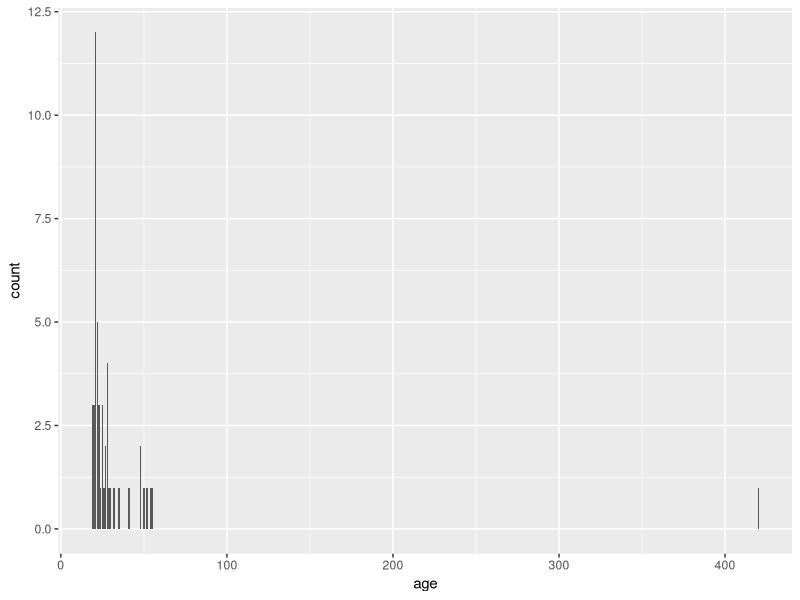
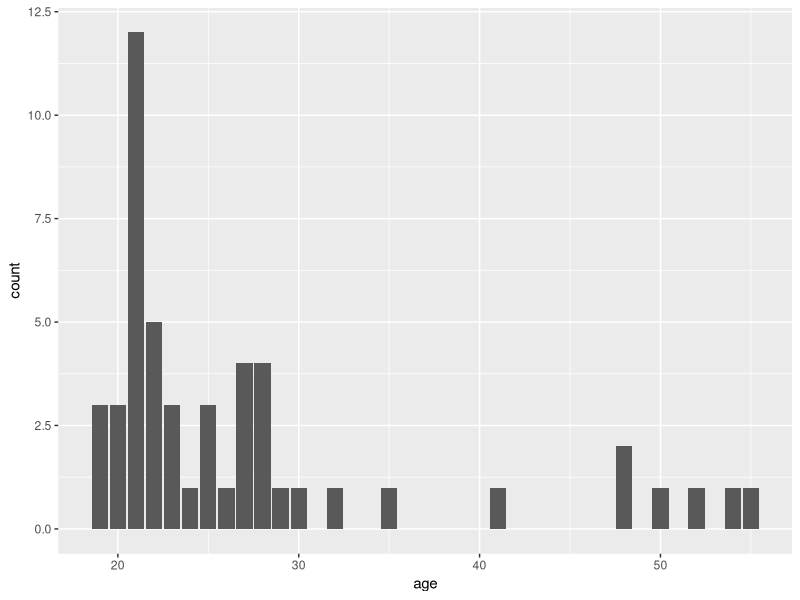

Source code (R) for these figures, in order:
## ---- chunk 1
knitr::opts_chunk$set(echo = TRUE, error = F, message = F, warning = F)
## ---- chunk 2

library(tidyverse)
library(readr)
library(dplyr)

## ---- chunk 3

df <- read_csv("01_raw_data.csv")

df %>% 
  head()

## ---- chunk 4

df %>% 
  glimpse()

## ---- chunk 5

df %>%
  group_by(submission_id) %>% 
  count() %>% 
  unique()

## ---- chunk 6

df %>% 
  group_by(trial_name) %>% 
  tally()

## ---- chunk 7

df_cleaned <- df %>% 
  select(
    -c(
      QUD,
      RT,
      optionLeft,
      optionRight,
      startDate,
      startTime,
      trial_number
    )
  ) %>% 
  filter(
    trial_name != "choice_of_political_topic" &
      trial_name != "fit_backstory_fake_rating" &
      trial_name != "understanding_check2"
  )

## ---- chunk 8

df_cleaned %>% 
  group_by(trial_name) %>% 
  tally()

## ---- chunk 9

df_cleaned %>% 
  glimpse()

## ---- chunk 10

df_cleaned <- df_cleaned %>% 
  mutate(
    invalid = case_when(
      trial_name == "understanding_check" &
        response == "incorrect" ~ TRUE,
      TRUE ~ FALSE
      ),
    )

invalid_ids <- df_cleaned$submission_id[which(df_cleaned$invalid == TRUE)]

removed_invalid <- sum(df_cleaned$invalid)

for (id in invalid_ids) {
  df_cleaned <- df_cleaned %>% 
    filter(
      submission_id != id
    )
  }


print(
  paste0(
    "We excluded ", removed_invalid, " participant(s) for failing the understanding check."
    )
  )

## ---- chunk 11

df_cleaned <- df_cleaned %>% 
  mutate(
    neutral = case_when(
      trial_name == "rate_statement" &
        response == 0 ~ TRUE,
      TRUE ~ FALSE
      )
    )

neutral_ids <- df_cleaned$submission_id[which(df_cleaned$neutral == TRUE)]

removed_neutral <- sum(df_cleaned$neutral)

for (id in neutral_ids) {
  df_cleaned <- df_cleaned %>% 
    filter(
      submission_id != id
    )
  }


print(
  paste0(
    "We excluded ", removed_neutral, " participant(s) for being neutral about their chosen social activity."
    )
  )

## ---- chunk 12

df_cleaned <- df_cleaned %>% 
  select(
    -c(
      invalid,
      neutral
    )
  )

## ---- chunk 13

df_cleaned %>% 
  glimpse()

## ---- chunk 14

df_cleaned <- 
  df_cleaned %>% 
  pivot_wider(
    id_cols = c(
      submission_id, 
      age,
      condition,
      gender
      ),
    names_from = trial_name,
    values_from = response
  ) %>% 
  select(
    -c(
      understanding_check
    )
  )

## ---- chunk 15

# this chunk is taken from the original study and is modified for the replication study
df_cleaned_no_na <-
  df_cleaned %>%
  drop_na()
  # select(age, gender) %>%
  
demographics_summary <- 
  tibble(mean_age = signif(mean(df_cleaned_no_na$age), 1),
            min_age = min(df_cleaned_no_na$age),
            max_age = max(df_cleaned_no_na$age),
            sd_age = signif(sd(df_cleaned_no_na$age), 1),
            median_ag = median(df_cleaned_no_na$age),
            N = length(df_cleaned_no_na$age),
            prop_males = signif(sum(df_cleaned_no_na$gender=="male")/N, 1),
            prop_females = signif(sum(df_cleaned_no_na$gender=="female")/N, 1),
            prop_rest = signif(1-(prop_males+prop_females), 1),
  )

demographics_summary

## ---- chunk 16

df_cleaned %>% 
  ggplot(aes(age)) +
  geom_bar()

## ---- chunk 17

df_cleaned %>% 
  group_by(age) %>%
  count()

## ---- chunk 18

mean_age <- 
  df_cleaned %>% 
  filter(
    age < 100, 
    !is.na(age)
    ) %>% 
  summarise(
    value = round(mean(age))
  )

## ---- chunk 19

df_cleaned$age <-
  if_else(
    df_cleaned$age > 100 , 
    mean_age$value, 
    df_cleaned$age, 
    missing = mean_age$value)

## ---- chunk 20

df_cleaned %>% 
  group_by(age) %>%
  tally()

## ---- chunk 21

df_cleaned %>% 
  ggplot(aes(age)) +
  geom_bar()

## ---- chunk 22

df_cleaned %>% 
  group_by(gender) %>%
  tally()

## ---- chunk 23

df_cleaned$gender <-
  ifelse(is.na(df_cleaned$gender), "prefer_not_to_say", df_cleaned$gender)

## ---- chunk 24

df_cleaned %>% 
  group_by(gender) %>%
  tally()

## ---- chunk 25

demographics_summary <- 
  tibble(mean_age = signif(mean(df_cleaned$age), 1),
            min_age = min(df_cleaned$age),
            max_age = max(df_cleaned$age),
            sd_age = signif(sd(df_cleaned$age), 1),
            median_ag = median(df_cleaned$age),
            N = length(df_cleaned$age),
            prop_males = signif(sum(df_cleaned$gender=="male")/N, 1),
            prop_females = signif(sum(df_cleaned$gender=="female")/N, 1),
            prop_rest = signif(1-(prop_males+prop_females), 1) # proportion of all options that are neither female nor male
  )

demographics_summary

## ---- chunk 26

df_cleaned <- 
  df_cleaned %>%
  mutate(
    ingroupNorm = case_when(
      condition == 1 |
        condition == 3 ~ -1,   # reporting robber
      condition == 2 |
        condition == 4 ~ 1    # leave him alone
    ),
    bothShown = case_when(
      condition == 1 |
        condition == 2 ~ 0,   # only ingroup
      condition == 3 |
        condition == 4 ~ 1    # both in and outgroup
      )
    )

## ---- chunk 27

df_cleaned <- 
  df_cleaned %>% 
  mutate(
    ingroupAgree = ifelse(
      identity_check_Pro >= 5, 1, 0   # 1 for participant identifying with the ingroup
      ),
    outgroupDisagree = ifelse(
      identity_check_Anti <= 3, 1, 0   # 1 for participant not identifying with the outgroup
      )
    ) %>% 
  rename(response = experimental_trial)

## ---- chunk 28

df_cleaned %>%
  glimpse()

## ---- chunk 29

write.csv(df_cleaned,"02_clean_data.csv", row.names = FALSE)

